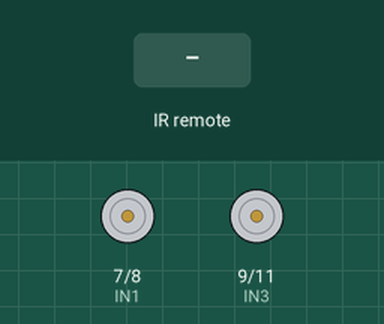
Recording of a sketch running on a simulated Arduino Uno, built with avr-gcc and run on an emulated ATmega328P. On the bench: motor-driver pin pairs drawn as motors (green arrow = first pin HIGH = forward, orange = second pin HIGH = backward, longer = more drive, scaled by the enable pin). Inputs (shaded band) come from the test bench. What the sketch prints to the serial monitor is not drawn.

Above: at 1.2 s.
1.3 s: infrared code 0xFF629D received
At 1.37 s:
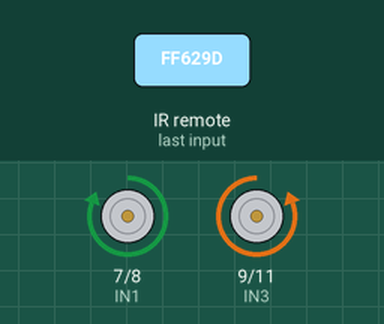
2.9 s: infrared code 0xFFA857 received
At 2.97 s:
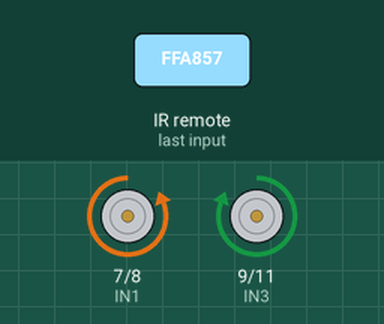
4.5 s: infrared code 0xFF22DD received
At 4.57 s:
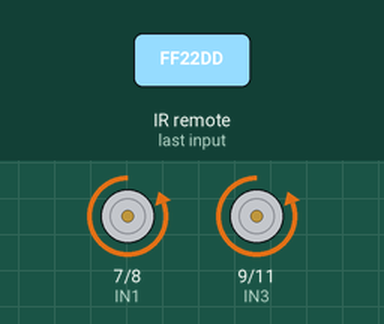
6.1 s: infrared code 0xFFC23D received
At 6.17 s:
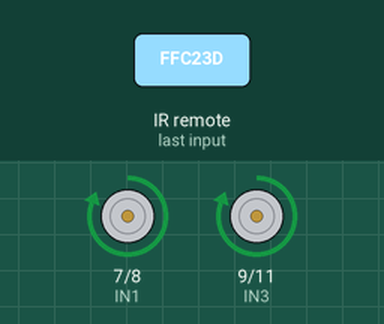
7.7 s: infrared code 0x511DBB received
At 8.7 s:
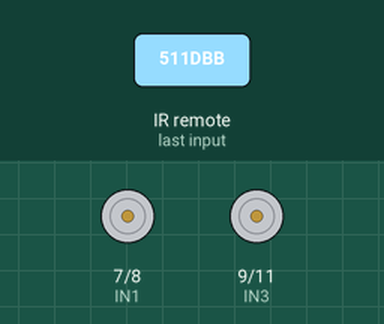
9.3 s: infrared code 0xA3C8EDDB received
At 9.9 s:
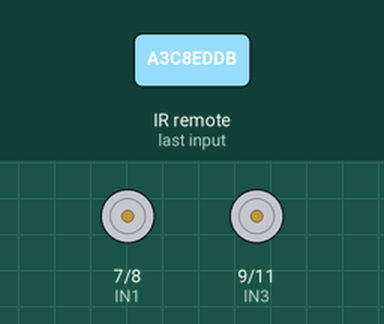
Timing chart, 0 to 11.9 s (numbered marks = the images above; inputs shaded):
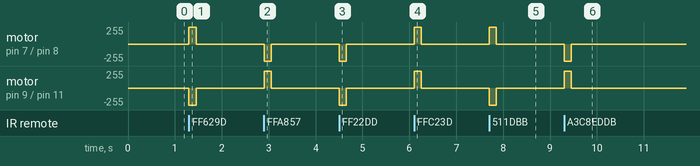

The sketch:

remoteControl.ino
```cpp
#include <IRremote.h>
#include <IRremoteInt.h>

// IR Remote Codes
#define F 16736925
#define B 16754775
#define L 16720605
#define R 16761405
#define S 16712445
#define UNKNOWN_F 5316027
#define UNKNOWN_B 2747854299
#define UNKNOWN_L 1386468383
#define UNKNOWN_R 553536955
#define UNKNOWN_S 3622325019

#define RECV_PIN 12
#define ENA 5
#define ENB 6
#define IN1 7
#define IN2 8
#define IN3 9
#define IN4 11

IRrecv irrecv(RECV_PIN);
decode_results results;
unsigned long val;
unsigned long preMillis;

void setup() {
  Serial.begin(9600);
  Serial.print("Hello and welcome to the ThinkTank! You are currently viewing DEBUG output.\n[=========================================================================");
  pinMode(IN1,OUTPUT);
  pinMode(IN2,OUTPUT);
  pinMode(IN3,OUTPUT);
  pinMode(IN4,OUTPUT);
  pinMode(ENA,OUTPUT);
  pinMode(ENB,OUTPUT);
  irrecv.enableIRIn();
  enableMotors(255);
}

void loop() {
  if (irrecv.decode(&results)){
    preMillis = millis();
    val = results.value;
    //Serial.println(val);
    irrecv.resume();
    switch(val){
      case S:
      case UNKNOWN_S: move(0); Serial.print("]\nStopping\n["); break;
      case F:
      case UNKNOWN_F: move(1); Serial.print("]\nMoving forward\n["); break;
      case B:
      case UNKNOWN_B: move(2); Serial.print("]\nMoving backward\n["); break;
      case L:
      case UNKNOWN_L: move(3); Serial.print("]\nMoving left\n["); break;
      case R:
      case UNKNOWN_R: move(4); Serial.print("]\nMoving right\n["); break;
      case 4294967295: Serial.print("."); break;
      default: Serial.println("\n"+val); break;
    }
  }
  else {
    if(millis() - preMillis > 150) {
      disableMotors();
      preMillis = millis();
    }
  }
}
```

move.ino
```cpp
// Simple modular library for moving the robot.

void enableMotors(int speed){ // Enable the motors.
  //digitalWrite(ENA, HIGH);
  //digitalWrite(ENB, HIGH);
  analogWrite(ENA, speed);
  analogWrite(ENB, speed);
}

void disableMotors(){ // Disable motors.
  digitalWrite(ENA, LOW);
  digitalWrite(ENB, LOW);
}

// direction: 0 stop, 1 forward, 2 backward, 3 left, 4 right.
void move(int direction, int speed=255) { // Default is full-speed.
  enableMotors(speed);
  switch (direction) {
    case 0: // Stop
      digitalWrite(IN1, LOW);
      digitalWrite(IN2, LOW);
      digitalWrite(IN3, LOW);
      digitalWrite(IN4, LOW);
      disableMotors();
    case 1: // Forward
      digitalWrite(IN1, HIGH);
      digitalWrite(IN2, LOW);
      digitalWrite(IN3, LOW);
      digitalWrite(IN4, HIGH);
      break;
    case 2: // Backward
      digitalWrite(IN1, LOW);
      digitalWrite(IN2, HIGH);
      digitalWrite(IN3, HIGH);
      digitalWrite(IN4, LOW);
      break;
    case 3: // Left
      digitalWrite(IN1, LOW);
      digitalWrite(IN2, HIGH);
      digitalWrite(IN3, LOW);
      digitalWrite(IN4, HIGH);
      break;
    case 4: // Right
      digitalWrite(IN1, HIGH);
      digitalWrite(IN2, LOW);
      digitalWrite(IN3, HIGH);
      digitalWrite(IN4, LOW);
      break;
  }
}
```

Measured:
- after the input at 1.3 s, motor on pin 7 (IN1) / pin 8 (IN2): stopped → forward 255/255 at once, → stopped 0.15 s later; motor on pin 9 (IN3) / pin 11 (IN4): stopped → backward 255/255 at once, → stopped 0.15 s later
- after the input at 2.9 s, motor on pin 7 (IN1) / pin 8 (IN2): stopped → backward 255/255 at once, → stopped 0.15 s later; motor on pin 9 (IN3) / pin 11 (IN4): stopped → forward 255/255 at once, → stopped 0.15 s later
- after the input at 4.5 s, motor on pin 7 (IN1) / pin 8 (IN2), motor on pin 9 (IN3) / pin 11 (IN4): stopped → backward 255/255 at once, → stopped 0.15 s later
- after the input at 6.1 s, motor on pin 7 (IN1) / pin 8 (IN2), motor on pin 9 (IN3) / pin 11 (IN4): stopped → forward 255/255 at once, → stopped 0.15 s later
- after the input at 7.7 s, motor on pin 7 (IN1) / pin 8 (IN2): stopped → forward 255/255 at once, → stopped 0.15 s later; motor on pin 9 (IN3) / pin 11 (IN4): stopped → backward 255/255 at once, → stopped 0.15 s later
- after the input at 9.3 s, motor on pin 7 (IN1) / pin 8 (IN2): stopped → backward 255/255 at once, → stopped 0.15 s later; motor on pin 9 (IN3) / pin 11 (IN4): stopped → forward 255/255 at once, → stopped 0.15 s later
